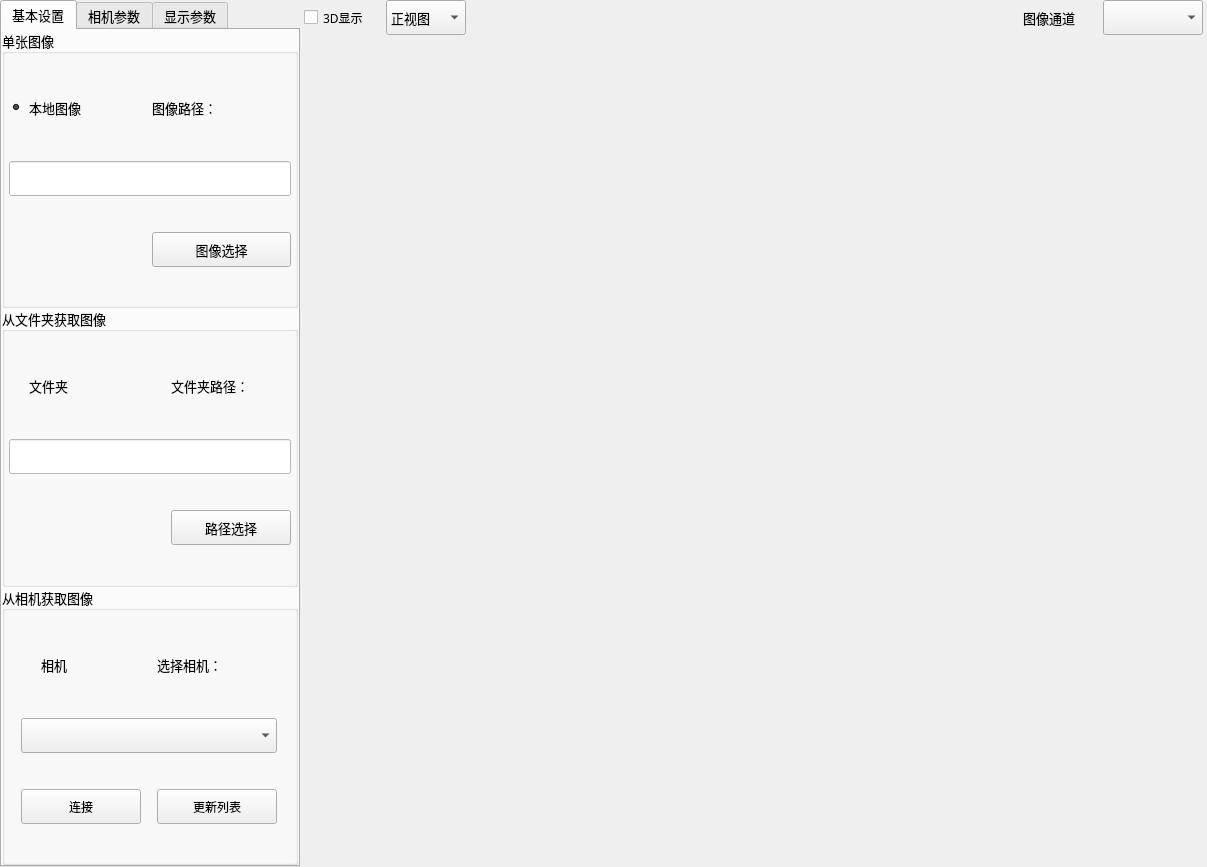
<?xml version="1.0" encoding="UTF-8"?>
<ui version="4.0">
 <class>frmImageGetSourceClass</class>
 <widget class="QWidget" name="frmImageGetSourceClass">
  <property name="geometry">
   <rect>
    <x>0</x>
    <y>0</y>
    <width>1207</width>
    <height>867</height>
   </rect>
  </property>
  <property name="sizePolicy">
   <sizepolicy hsizetype="Preferred" vsizetype="Preferred">
    <horstretch>0</horstretch>
    <verstretch>0</verstretch>
   </sizepolicy>
  </property>
  <property name="minimumSize">
   <size>
    <width>800</width>
    <height>600</height>
   </size>
  </property>
  <property name="maximumSize">
   <size>
    <width>16777215</width>
    <height>16777215</height>
   </size>
  </property>
  <property name="windowTitle">
   <string>获取图像</string>
  </property>
  <layout class="QGridLayout" name="gridLayout" columnstretch="1,4">
   <property name="leftMargin">
    <number>0</number>
   </property>
   <property name="topMargin">
    <number>0</number>
   </property>
   <property name="rightMargin">
    <number>0</number>
   </property>
   <property name="bottomMargin">
    <number>0</number>
   </property>
   <property name="spacing">
    <number>0</number>
   </property>
   <item row="0" column="1">
    <layout class="QGridLayout" name="imageLayout">
     <property name="spacing">
      <number>1</number>
     </property>
     <item row="0" column="0">
      <widget class="QWidget" name="widget" native="true">
       <property name="minimumSize">
        <size>
         <width>0</width>
         <height>30</height>
        </size>
       </property>
       <property name="maximumSize">
        <size>
         <width>16777215</width>
         <height>50</height>
        </size>
       </property>
       <layout class="QHBoxLayout" name="horizontalLayout_3">
        <property name="spacing">
         <number>2</number>
        </property>
        <property name="leftMargin">
         <number>4</number>
        </property>
        <property name="topMargin">
         <number>0</number>
        </property>
        <property name="rightMargin">
         <number>4</number>
        </property>
        <property name="bottomMargin">
         <number>0</number>
        </property>
        <item>
         <widget class="QCheckBox" name="btn3DShow">
          <property name="sizePolicy">
           <sizepolicy hsizetype="Fixed" vsizetype="Fixed">
            <horstretch>0</horstretch>
            <verstretch>0</verstretch>
           </sizepolicy>
          </property>
          <property name="minimumSize">
           <size>
            <width>80</width>
            <height>35</height>
           </size>
          </property>
          <property name="font">
           <font>
            <family>微软雅黑</family>
            <pointsize>9</pointsize>
           </font>
          </property>
          <property name="text">
           <string>3D显示</string>
          </property>
          <property name="icon">
           <iconset>
            <normaloff>:/QtApplication/Bitmaps/affine.png</normaloff>:/QtApplication/Bitmaps/affine.png</iconset>
          </property>
          <property name="checkable">
           <bool>true</bool>
          </property>
          <property name="checked">
           <bool>false</bool>
          </property>
         </widget>
        </item>
        <item>
         <widget class="QComboBox" name="cbx_CameraView">
          <property name="sizePolicy">
           <sizepolicy hsizetype="Preferred" vsizetype="Preferred">
            <horstretch>0</horstretch>
            <verstretch>0</verstretch>
           </sizepolicy>
          </property>
          <property name="minimumSize">
           <size>
            <width>80</width>
            <height>30</height>
           </size>
          </property>
          <property name="font">
           <font>
            <family>微软雅黑</family>
            <pointsize>10</pointsize>
           </font>
          </property>
          <item>
           <property name="text">
            <string>正视图</string>
           </property>
          </item>
          <item>
           <property name="text">
            <string>俯视图</string>
           </property>
          </item>
          <item>
           <property name="text">
            <string>左视图</string>
           </property>
          </item>
          <item>
           <property name="text">
            <string>右视图</string>
           </property>
          </item>
         </widget>
        </item>
        <item>
         <spacer name="horizontalSpacer_4">
          <property name="orientation">
           <enum>Qt::Horizontal</enum>
          </property>
          <property name="sizeHint" stdset="0">
           <size>
            <width>40</width>
            <height>20</height>
           </size>
          </property>
         </spacer>
        </item>
        <item>
         <widget class="QLabel" name="label_Item">
          <property name="minimumSize">
           <size>
            <width>150</width>
            <height>35</height>
           </size>
          </property>
          <property name="text">
           <string/>
          </property>
          <property name="alignment">
           <set>Qt::AlignCenter</set>
          </property>
         </widget>
        </item>
        <item>
         <spacer name="horizontalSpacer_5">
          <property name="orientation">
           <enum>Qt::Horizontal</enum>
          </property>
          <property name="sizeHint" stdset="0">
           <size>
            <width>40</width>
            <height>20</height>
           </size>
          </property>
         </spacer>
        </item>
        <item>
         <widget class="QWidget" name="widget_Img" native="true">
          <layout class="QHBoxLayout" name="LayOut_Img">
           <property name="spacing">
            <number>4</number>
           </property>
           <property name="leftMargin">
            <number>0</number>
           </property>
           <property name="topMargin">
            <number>0</number>
           </property>
           <property name="rightMargin">
            <number>0</number>
           </property>
           <property name="bottomMargin">
            <number>0</number>
           </property>
           <item>
            <widget class="QLabel" name="label_5">
             <property name="minimumSize">
              <size>
               <width>100</width>
               <height>0</height>
              </size>
             </property>
             <property name="font">
              <font>
               <family>微软雅黑</family>
               <pointsize>10</pointsize>
              </font>
             </property>
             <property name="text">
              <string>图像通道</string>
             </property>
             <property name="alignment">
              <set>Qt::AlignCenter</set>
             </property>
             <property name="margin">
              <number>2</number>
             </property>
            </widget>
           </item>
           <item>
            <widget class="QComboBox" name="cbx_Camerachannal">
             <property name="sizePolicy">
              <sizepolicy hsizetype="Preferred" vsizetype="Preferred">
               <horstretch>0</horstretch>
               <verstretch>0</verstretch>
              </sizepolicy>
             </property>
             <property name="minimumSize">
              <size>
               <width>100</width>
               <height>30</height>
              </size>
             </property>
             <property name="font">
              <font>
               <family>微软雅黑</family>
               <pointsize>10</pointsize>
              </font>
             </property>
            </widget>
           </item>
          </layout>
         </widget>
        </item>
       </layout>
      </widget>
     </item>
     <item row="1" column="0">
      <widget class="QStackedWidget" name="stackedWidget">
       <property name="minimumSize">
        <size>
         <width>200</width>
         <height>200</height>
        </size>
       </property>
       <property name="currentIndex">
        <number>1</number>
       </property>
       <widget class="QWidget" name="ImgShow">
        <layout class="QGridLayout" name="imageShowLayout">
         <property name="leftMargin">
          <number>0</number>
         </property>
         <property name="topMargin">
          <number>0</number>
         </property>
         <property name="rightMargin">
          <number>0</number>
         </property>
         <property name="bottomMargin">
          <number>0</number>
         </property>
         <property name="spacing">
          <number>0</number>
         </property>
        </layout>
       </widget>
       <widget class="QWidget" name="Img3DShow">
        <layout class="QGridLayout" name="image3DShowLayout">
         <property name="leftMargin">
          <number>0</number>
         </property>
         <property name="topMargin">
          <number>0</number>
         </property>
         <property name="rightMargin">
          <number>0</number>
         </property>
         <property name="bottomMargin">
          <number>0</number>
         </property>
         <property name="spacing">
          <number>0</number>
         </property>
        </layout>
       </widget>
      </widget>
     </item>
    </layout>
   </item>
   <item row="0" column="0">
    <widget class="QTabWidget" name="tabWidget">
     <property name="sizePolicy">
      <sizepolicy hsizetype="Preferred" vsizetype="Preferred">
       <horstretch>0</horstretch>
       <verstretch>0</verstretch>
      </sizepolicy>
     </property>
     <property name="minimumSize">
      <size>
       <width>300</width>
       <height>550</height>
      </size>
     </property>
     <property name="maximumSize">
      <size>
       <width>16777215</width>
       <height>16777215</height>
      </size>
     </property>
     <property name="font">
      <font>
       <family>微软雅黑</family>
       <pointsize>10</pointsize>
      </font>
     </property>
     <property name="currentIndex">
      <number>0</number>
     </property>
     <widget class="QWidget" name="tab">
      <attribute name="title">
       <string>基本设置</string>
      </attribute>
      <layout class="QVBoxLayout" name="verticalLayout">
       <property name="spacing">
        <number>0</number>
       </property>
       <property name="leftMargin">
        <number>0</number>
       </property>
       <property name="topMargin">
        <number>0</number>
       </property>
       <property name="rightMargin">
        <number>0</number>
       </property>
       <property name="bottomMargin">
        <number>0</number>
       </property>
       <item>
        <widget class="QGroupBox" name="groupImage">
         <property name="font">
          <font>
           <family>微软雅黑</family>
           <pointsize>10</pointsize>
          </font>
         </property>
         <property name="title">
          <string>单张图像</string>
         </property>
         <layout class="QGridLayout" name="gridLayout_2">
          <property name="leftMargin">
           <number>4</number>
          </property>
          <property name="topMargin">
           <number>4</number>
          </property>
          <property name="rightMargin">
           <number>4</number>
          </property>
          <property name="bottomMargin">
           <number>4</number>
          </property>
          <property name="spacing">
           <number>4</number>
          </property>
          <item row="0" column="0">
           <widget class="QRadioButton" name="radioImage">
            <property name="minimumSize">
             <size>
              <width>120</width>
              <height>35</height>
             </size>
            </property>
            <property name="font">
             <font>
              <family>微软雅黑</family>
              <pointsize>10</pointsize>
             </font>
            </property>
            <property name="styleSheet">
             <string notr="true">background-color: rgba(0, 0, 0, 0);</string>
            </property>
            <property name="text">
             <string>本地图像</string>
            </property>
            <property name="checked">
             <bool>true</bool>
            </property>
           </widget>
          </item>
          <item row="4" column="1">
           <widget class="QPushButton" name="btnSelectImage">
            <property name="minimumSize">
             <size>
              <width>120</width>
              <height>35</height>
             </size>
            </property>
            <property name="font">
             <font>
              <family>Arial</family>
              <pointsize>10</pointsize>
             </font>
            </property>
            <property name="text">
             <string>图像选择</string>
            </property>
           </widget>
          </item>
          <item row="2" column="0" colspan="2">
           <widget class="QLineEdit" name="txtImagePath">
            <property name="minimumSize">
             <size>
              <width>120</width>
              <height>35</height>
             </size>
            </property>
            <property name="font">
             <font>
              <family>微软雅黑</family>
              <pointsize>10</pointsize>
             </font>
            </property>
            <property name="styleSheet">
             <string notr="true">background-color: rgb(255, 255, 255);</string>
            </property>
            <property name="readOnly">
             <bool>true</bool>
            </property>
            <property name="clearButtonEnabled">
             <bool>true</bool>
            </property>
           </widget>
          </item>
          <item row="0" column="1">
           <widget class="QLabel" name="label">
            <property name="sizePolicy">
             <sizepolicy hsizetype="Preferred" vsizetype="Fixed">
              <horstretch>0</horstretch>
              <verstretch>0</verstretch>
             </sizepolicy>
            </property>
            <property name="minimumSize">
             <size>
              <width>120</width>
              <height>35</height>
             </size>
            </property>
            <property name="font">
             <font>
              <family>微软雅黑</family>
              <pointsize>10</pointsize>
             </font>
            </property>
            <property name="styleSheet">
             <string notr="true">background: transparent;</string>
            </property>
            <property name="text">
             <string>图像路径：</string>
            </property>
           </widget>
          </item>
         </layout>
        </widget>
       </item>
       <item>
        <widget class="QGroupBox" name="groupFolder">
         <property name="font">
          <font>
           <family>微软雅黑</family>
           <pointsize>10</pointsize>
          </font>
         </property>
         <property name="title">
          <string>从文件夹获取图像</string>
         </property>
         <layout class="QGridLayout" name="gridLayout_3">
          <property name="leftMargin">
           <number>4</number>
          </property>
          <property name="topMargin">
           <number>4</number>
          </property>
          <property name="rightMargin">
           <number>4</number>
          </property>
          <property name="bottomMargin">
           <number>4</number>
          </property>
          <property name="spacing">
           <number>4</number>
          </property>
          <item row="0" column="0" colspan="2">
           <widget class="QRadioButton" name="radioFolder">
            <property name="minimumSize">
             <size>
              <width>120</width>
              <height>35</height>
             </size>
            </property>
            <property name="font">
             <font>
              <family>微软雅黑</family>
              <pointsize>10</pointsize>
             </font>
            </property>
            <property name="styleSheet">
             <string notr="true">background-color: rgba(0, 0, 0, 0);</string>
            </property>
            <property name="text">
             <string>文件夹</string>
            </property>
           </widget>
          </item>
          <item row="2" column="2">
           <widget class="QPushButton" name="btnSelectPath">
            <property name="minimumSize">
             <size>
              <width>120</width>
              <height>35</height>
             </size>
            </property>
            <property name="font">
             <font>
              <family>Arial</family>
              <pointsize>10</pointsize>
             </font>
            </property>
            <property name="text">
             <string>路径选择</string>
            </property>
           </widget>
          </item>
          <item row="0" column="2">
           <widget class="QLabel" name="label_2">
            <property name="minimumSize">
             <size>
              <width>120</width>
              <height>0</height>
             </size>
            </property>
            <property name="font">
             <font>
              <family>微软雅黑</family>
              <pointsize>10</pointsize>
             </font>
            </property>
            <property name="styleSheet">
             <string notr="true">background: transparent;</string>
            </property>
            <property name="text">
             <string>文件夹路径：</string>
            </property>
           </widget>
          </item>
          <item row="1" column="0" colspan="3">
           <widget class="QLineEdit" name="txtFolderPath">
            <property name="minimumSize">
             <size>
              <width>120</width>
              <height>35</height>
             </size>
            </property>
            <property name="font">
             <font>
              <family>微软雅黑</family>
              <pointsize>10</pointsize>
             </font>
            </property>
            <property name="styleSheet">
             <string notr="true">background-color: rgb(255, 255, 255);</string>
            </property>
            <property name="text">
             <string/>
            </property>
            <property name="readOnly">
             <bool>true</bool>
            </property>
            <property name="clearButtonEnabled">
             <bool>true</bool>
            </property>
           </widget>
          </item>
         </layout>
        </widget>
       </item>
       <item>
        <widget class="QGroupBox" name="groupCamera">
         <property name="font">
          <font>
           <family>微软雅黑</family>
           <pointsize>10</pointsize>
          </font>
         </property>
         <property name="title">
          <string>从相机获取图像</string>
         </property>
         <layout class="QGridLayout" name="gridLayout_4">
          <property name="leftMargin">
           <number>4</number>
          </property>
          <property name="topMargin">
           <number>4</number>
          </property>
          <property name="rightMargin">
           <number>4</number>
          </property>
          <property name="bottomMargin">
           <number>4</number>
          </property>
          <property name="spacing">
           <number>4</number>
          </property>
          <item row="0" column="0">
           <widget class="QRadioButton" name="radioCamera">
            <property name="minimumSize">
             <size>
              <width>120</width>
              <height>35</height>
             </size>
            </property>
            <property name="font">
             <font>
              <family>微软雅黑</family>
              <pointsize>10</pointsize>
             </font>
            </property>
            <property name="styleSheet">
             <string notr="true">background-color: rgba(0, 0, 0, 0);</string>
            </property>
            <property name="text">
             <string>相机</string>
            </property>
           </widget>
          </item>
          <item row="4" column="0">
           <widget class="QPushButton" name="btnConnect">
            <property name="sizePolicy">
             <sizepolicy hsizetype="Fixed" vsizetype="Fixed">
              <horstretch>0</horstretch>
              <verstretch>0</verstretch>
             </sizepolicy>
            </property>
            <property name="minimumSize">
             <size>
              <width>120</width>
              <height>35</height>
             </size>
            </property>
            <property name="font">
             <font>
              <family>微软雅黑</family>
              <pointsize>9</pointsize>
             </font>
            </property>
            <property name="text">
             <string>连接</string>
            </property>
            <property name="iconSize">
             <size>
              <width>40</width>
              <height>40</height>
             </size>
            </property>
            <property name="checkable">
             <bool>true</bool>
            </property>
           </widget>
          </item>
          <item row="4" column="1">
           <widget class="QPushButton" name="btnUpdata">
            <property name="sizePolicy">
             <sizepolicy hsizetype="Fixed" vsizetype="Fixed">
              <horstretch>0</horstretch>
              <verstretch>0</verstretch>
             </sizepolicy>
            </property>
            <property name="minimumSize">
             <size>
              <width>120</width>
              <height>35</height>
             </size>
            </property>
            <property name="font">
             <font>
              <family>微软雅黑</family>
              <pointsize>9</pointsize>
             </font>
            </property>
            <property name="text">
             <string>更新列表</string>
            </property>
           </widget>
          </item>
          <item row="0" column="1">
           <widget class="QLabel" name="label_4">
            <property name="minimumSize">
             <size>
              <width>120</width>
              <height>35</height>
             </size>
            </property>
            <property name="font">
             <font>
              <family>微软雅黑</family>
              <pointsize>10</pointsize>
             </font>
            </property>
            <property name="styleSheet">
             <string notr="true">background: transparent;</string>
            </property>
            <property name="text">
             <string>选择相机：</string>
            </property>
           </widget>
          </item>
          <item row="1" column="0" colspan="2">
           <widget class="QComboBox" name="comboCamera">
            <property name="minimumSize">
             <size>
              <width>120</width>
              <height>35</height>
             </size>
            </property>
            <property name="font">
             <font>
              <family>微软雅黑</family>
              <pointsize>10</pointsize>
             </font>
            </property>
           </widget>
          </item>
         </layout>
        </widget>
       </item>
      </layout>
     </widget>
     <widget class="QWidget" name="tab_Camera">
      <attribute name="title">
       <string>相机参数</string>
      </attribute>
      <layout class="QGridLayout" name="gridLayout_camera">
       <property name="leftMargin">
        <number>4</number>
       </property>
       <property name="topMargin">
        <number>4</number>
       </property>
       <property name="rightMargin">
        <number>4</number>
       </property>
       <property name="bottomMargin">
        <number>4</number>
       </property>
      </layout>
     </widget>
     <widget class="QWidget" name="tab_2">
      <attribute name="title">
       <string>显示参数</string>
      </attribute>
      <layout class="QVBoxLayout" name="verticalLayout_2">
       <property name="spacing">
        <number>0</number>
       </property>
       <property name="leftMargin">
        <number>0</number>
       </property>
       <property name="topMargin">
        <number>0</number>
       </property>
       <property name="rightMargin">
        <number>0</number>
       </property>
       <property name="bottomMargin">
        <number>0</number>
       </property>
       <item>
        <widget class="QGroupBox" name="groupImage_3">
         <property name="minimumSize">
          <size>
           <width>0</width>
           <height>80</height>
          </size>
         </property>
         <property name="maximumSize">
          <size>
           <width>16777215</width>
           <height>100</height>
          </size>
         </property>
         <property name="font">
          <font>
           <family>微软雅黑</family>
           <pointsize>10</pointsize>
          </font>
         </property>
         <property name="title">
          <string>图像输出</string>
         </property>
         <layout class="QHBoxLayout" name="horizontalLayout_2">
          <property name="spacing">
           <number>0</number>
          </property>
          <property name="leftMargin">
           <number>20</number>
          </property>
          <property name="topMargin">
           <number>0</number>
          </property>
          <property name="rightMargin">
           <number>20</number>
          </property>
          <property name="bottomMargin">
           <number>10</number>
          </property>
          <item>
           <widget class="QComboBox" name="cbx_ImgOutPut">
            <property name="minimumSize">
             <size>
              <width>0</width>
              <height>35</height>
             </size>
            </property>
            <property name="font">
             <font>
              <family>微软雅黑</family>
              <pointsize>10</pointsize>
             </font>
            </property>
            <property name="editable">
             <bool>false</bool>
            </property>
            <property name="currentIndex">
             <number>1</number>
            </property>
            <item>
             <property name="text">
              <string>无</string>
             </property>
            </item>
            <item>
             <property name="text">
              <string>灰度图</string>
             </property>
            </item>
            <item>
             <property name="text">
              <string>高度图</string>
             </property>
            </item>
            <item>
             <property name="text">
              <string>高度+灰度图</string>
             </property>
            </item>
           </widget>
          </item>
         </layout>
        </widget>
       </item>
       <item>
        <spacer name="verticalSpacer_3">
         <property name="orientation">
          <enum>Qt::Vertical</enum>
         </property>
         <property name="sizeHint" stdset="0">
          <size>
           <width>20</width>
           <height>453</height>
          </size>
         </property>
        </spacer>
       </item>
      </layout>
     </widget>
    </widget>
   </item>
  </layout>
  <action name="action3DShow">
   <property name="icon">
    <iconset>
     <normaloff>:/QtApplication/Bitmaps/pStart.png</normaloff>:/QtApplication/Bitmaps/pStart.png</iconset>
   </property>
   <property name="text">
    <string>3DShow</string>
   </property>
   <property name="toolTip">
    <string>3D显示</string>
   </property>
  </action>
 </widget>
 <layoutdefault spacing="6" margin="11"/>
 <tabstops>
  <tabstop>tabWidget</tabstop>
  <tabstop>radioImage</tabstop>
  <tabstop>btnSelectImage</tabstop>
  <tabstop>radioFolder</tabstop>
  <tabstop>txtFolderPath</tabstop>
  <tabstop>btnSelectPath</tabstop>
  <tabstop>radioCamera</tabstop>
  <tabstop>comboCamera</tabstop>
  <tabstop>btnConnect</tabstop>
  <tabstop>btnUpdata</tabstop>
  <tabstop>btn3DShow</tabstop>
  <tabstop>cbx_ImgOutPut</tabstop>
  <tabstop>cbx_Camerachannal</tabstop>
 </tabstops>
 <resources>
  <include location="../../../QApplication/saribbonresouce.qrc"/>
  <include location="../../../QApplication/saribbonresouce.qrc"/>
 </resources>
 <connections>
  <connection>
   <sender>radioFolder</sender>
   <signal>toggled(bool)</signal>
   <receiver>label_2</receiver>
   <slot>setEnabled(bool)</slot>
   <hints>
    <hint type="sourcelabel">
     <x>56</x>
     <y>391</y>
    </hint>
    <hint type="destinationlabel">
     <x>229</x>
     <y>391</y>
    </hint>
   </hints>
  </connection>
  <connection>
   <sender>radioFolder</sender>
   <signal>toggled(bool)</signal>
   <receiver>btnSelectPath</receiver>
   <slot>setEnabled(bool)</slot>
   <hints>
    <hint type="sourcelabel">
     <x>98</x>
     <y>391</y>
    </hint>
    <hint type="destinationlabel">
     <x>290</x>
     <y>539</y>
    </hint>
   </hints>
  </connection>
  <connection>
   <sender>radioCamera</sender>
   <signal>toggled(bool)</signal>
   <receiver>btnUpdata</receiver>
   <slot>setEnabled(bool)</slot>
   <hints>
    <hint type="sourcelabel">
     <x>104</x>
     <y>671</y>
    </hint>
    <hint type="destinationlabel">
     <x>276</x>
     <y>819</y>
    </hint>
   </hints>
  </connection>
  <connection>
   <sender>radioCamera</sender>
   <signal>toggled(bool)</signal>
   <receiver>btnConnect</receiver>
   <slot>setEnabled(bool)</slot>
   <hints>
    <hint type="sourcelabel">
     <x>57</x>
     <y>671</y>
    </hint>
    <hint type="destinationlabel">
     <x>125</x>
     <y>819</y>
    </hint>
   </hints>
  </connection>
  <connection>
   <sender>radioImage</sender>
   <signal>toggled(bool)</signal>
   <receiver>btnSelectImage</receiver>
   <slot>setEnabled(bool)</slot>
   <hints>
    <hint type="sourcelabel">
     <x>72</x>
     <y>98</y>
    </hint>
    <hint type="destinationlabel">
     <x>290</x>
     <y>259</y>
    </hint>
   </hints>
  </connection>
  <connection>
   <sender>radioFolder</sender>
   <signal>toggled(bool)</signal>
   <receiver>txtFolderPath</receiver>
   <slot>setEnabled(bool)</slot>
   <hints>
    <hint type="sourcelabel">
     <x>86</x>
     <y>391</y>
    </hint>
    <hint type="destinationlabel">
     <x>157</x>
     <y>465</y>
    </hint>
   </hints>
  </connection>
  <connection>
   <sender>radioImage</sender>
   <signal>toggled(bool)</signal>
   <receiver>txtImagePath</receiver>
   <slot>setEnabled(bool)</slot>
   <hints>
    <hint type="sourcelabel">
     <x>85</x>
     <y>104</y>
    </hint>
    <hint type="destinationlabel">
     <x>161</x>
     <y>185</y>
    </hint>
   </hints>
  </connection>
  <connection>
   <sender>radioCamera</sender>
   <signal>toggled(bool)</signal>
   <receiver>label_4</receiver>
   <slot>setEnabled(bool)</slot>
   <hints>
    <hint type="sourcelabel">
     <x>89</x>
     <y>671</y>
    </hint>
    <hint type="destinationlabel">
     <x>215</x>
     <y>671</y>
    </hint>
   </hints>
  </connection>
  <connection>
   <sender>radioImage</sender>
   <signal>toggled(bool)</signal>
   <receiver>label</receiver>
   <slot>setEnabled(bool)</slot>
   <hints>
    <hint type="sourcelabel">
     <x>49</x>
     <y>102</y>
    </hint>
    <hint type="destinationlabel">
     <x>204</x>
     <y>111</y>
    </hint>
   </hints>
  </connection>
  <connection>
   <sender>radioCamera</sender>
   <signal>toggled(bool)</signal>
   <receiver>comboCamera</receiver>
   <slot>setEnabled(bool)</slot>
   <hints>
    <hint type="sourcelabel">
     <x>74</x>
     <y>671</y>
    </hint>
    <hint type="destinationlabel">
     <x>137</x>
     <y>745</y>
    </hint>
   </hints>
  </connection>
 </connections>
 <slots>
  <slot>on_camShowChanged(int)</slot>
 </slots>
</ui>
